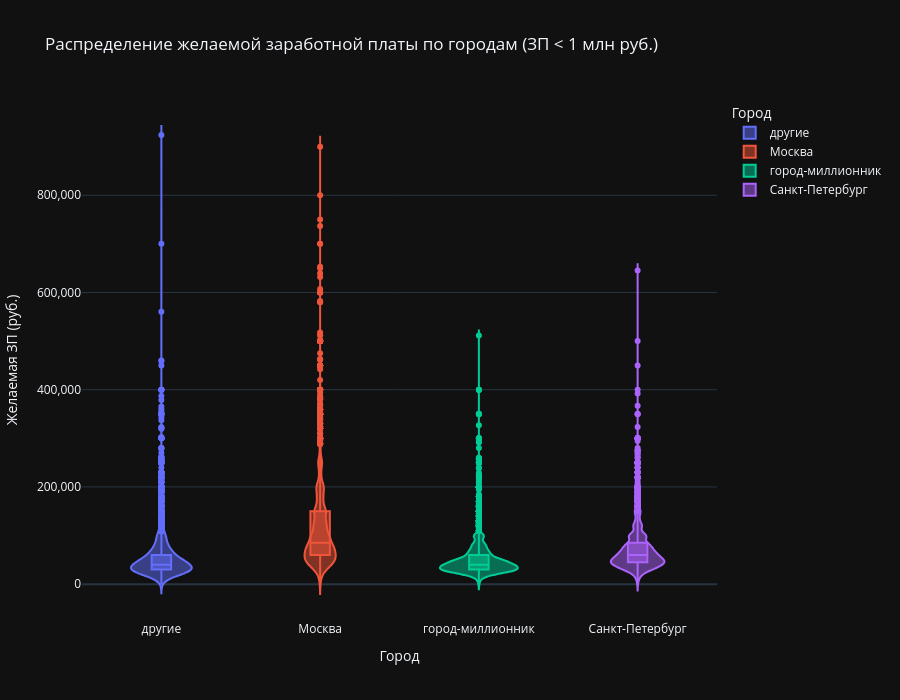

Write notebook code for a chart like this one.
### Markdown cell above
### 5. Постройте диаграмму, которая показывает распределение желаемой заработной платы (**"ЗП (руб)"**) в зависимости от города (**"Город"**). 
Используйте для диаграммы данные о резюме, где желая заработная плата меньше 1 млн рублей.
*Сделайте выводы по полученной диаграмме: как соотносятся медианные уровни желаемой заработной платы и их размах в городах? Как вы считаете, важен ли признак города при прогнозировании заработной платы?*

### Code cell
# Фильтр: желаемая ЗП < 1 млн руб.
df_filtered = hh_database[hh_database['ЗП (руб)'] < 1_000_000].copy()

# Violin-plot (лучше всего показывает распределение + медиану + размах)
fig = px.violin(
    df_filtered,
    x='Город',
    y='ЗП (руб)',
    box=True,          # добавляет боксплот с медианой и квартилями
    points='outliers', # показывает выбросы
    title='Распределение желаемой заработной платы по городам (ЗП < 1 млн руб.)',
    labels={'ЗП (руб)': 'Желаемая ЗП (руб.)', 'Город': 'Город'},
    color='Город',     # цвет по городам для наглядности
    hover_data=['ЗП (руб)']
)

fig.update_layout(
    xaxis_title='Город',
    yaxis_title='Желаемая ЗП (руб.)',
    yaxis=dict(tickformat=',d'), 
    height=700,
    legend_title='Город'
)

fig.show()

# 4.5 В каком городе (категории городов) зафиксирован наибольший показатель желаемой заработной платы (~924 тысячи рублей)?
# другие

### Figure 1 — Plotly figure (JSON) as saved in the notebook; plotly's stock layout.template omitted (floating-point values rounded to 4 significant figures; data arrays with more than 128 entries replaced by an {"elided": "..."} marker saying what was removed)
{"data": [{"alignmentgroup": "True", "box": {"visible": true}, "hovertemplate": "Город=%{x}<br>Желаемая ЗП (руб.)=%{y}<extra></extra>", "legendgroup": "другие", "marker": {"color": "#636efa"}, "name": "другие", "offsetgroup": "другие", "orientation": "v", "points": "outliers", "scalegroup": "True", "showlegend": true, "x": {"elided": "15776 str values"}, "x0": " ", "xaxis": "x", "y": {"elided": "15776 float values"}, "y0": " ", "yaxis": "y", "type": "violin"}, {"alignmentgroup": "True", "box": {"visible": true}, "hovertemplate": "Город=%{x}<br>Желаемая ЗП (руб.)=%{y}<extra></extra>", "legendgroup": "Москва", "marker": {"color": "#EF553B"}, "name": "Москва", "offsetgroup": "Москва", "orientation": "v", "points": "outliers", "scalegroup": "True", "showlegend": true, "x": {"elided": "16571 str values"}, "x0": " ", "xaxis": "x", "y": {"elided": "16571 float values"}, "y0": " ", "yaxis": "y", "type": "violin"}, {"alignmentgroup": "True", "box": {"visible": true}, "hovertemplate": "Город=%{x}<br>Желаемая ЗП (руб.)=%{y}<extra></extra>", "legendgroup": "город-миллионник", "marker": {"color": "#00cc96"}, "name": "город-миллионник", "offsetgroup": "город-миллионник", "orientation": "v", "points": "outliers", "scalegroup": "True", "showlegend": true, "x": {"elided": "7309 str values"}, "x0": " ", "xaxis": "x", "y": {"elided": "7309 float values"}, "y0": " ", "yaxis": "y", "type": "violin"}, {"alignmentgroup": "True", "box": {"visible": true}, "hovertemplate": "Город=%{x}<br>Желаемая ЗП (руб.)=%{y}<extra></extra>", "legendgroup": "Санкт-Петербург", "marker": {"color": "#ab63fa"}, "name": "Санкт-Петербург", "offsetgroup": "Санкт-Петербург", "orientation": "v", "points": "outliers", "scalegroup": "True", "showlegend": true, "x": {"elided": "4922 str values"}, "x0": " ", "xaxis": "x", "y": {"elided": "4922 float values"}, "y0": " ", "yaxis": "y", "type": "violin"}], "layout": {"xaxis": {"anchor": "y", "domain": [0.0, 1.0], "title": {"text": "Город"}, "categoryorder": "array", "categoryarray": ["другие", "Москва", "город-миллионник", "Санкт-Петербург"]}, "yaxis": {"anchor": "x", "domain": [0.0, 1.0], "title": {"text": "Желаемая ЗП (руб.)"}, "tickformat": ",d"}, "legend": {"title": {"text": "Город"}, "tracegroupgap": 0}, "title": {"text": "Распределение желаемой заработной платы по городам (ЗП < 1 млн руб.)"}, "violinmode": "overlay", "height": 700}}
